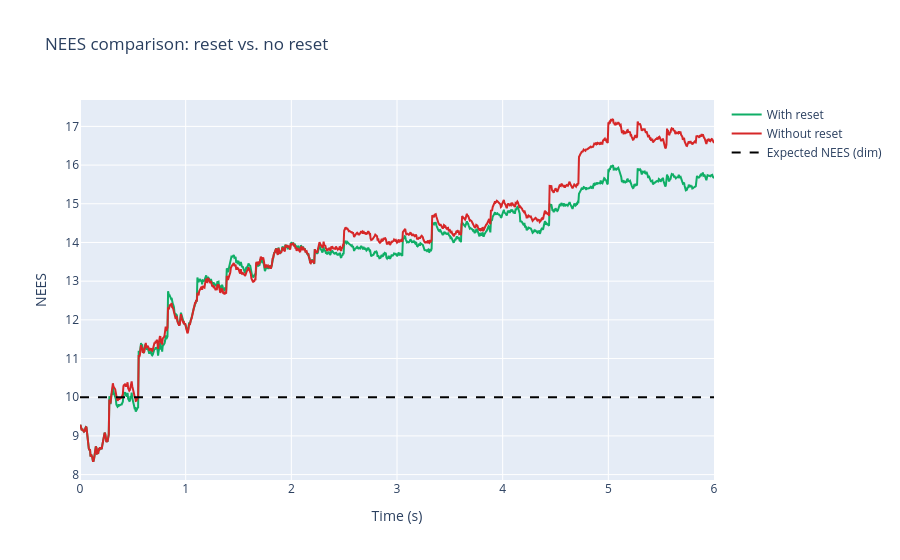

This figure's notebook cell:
### Code cell
# Plot NEES for both filters
dim = 10  # Gal3 tangent dimension
fig = go.Figure()
fig.add_scatter(x=times, y=nees_reset, name='With reset', line=dict(color="#0fae66"))
fig.add_scatter(x=times, y=nees_no_reset, name='Without reset', line=dict(color='#d62728'))
fig.add_scatter(x=times, y=[dim] * len(times), name='Expected NEES (dim)',
               line=dict(color='black', dash='dash'))
fig.update_layout(title='NEES comparison: reset vs. no reset',
                 xaxis_title='Time (s)', yaxis_title='NEES')
fig.show()

### Figure 1 — Plotly figure (JSON) as saved in the notebook; plotly's stock layout.template omitted (floating-point values rounded to 4 significant figures; data arrays with more than 128 entries replaced by an {"elided": "..."} marker saying what was removed)
{"data": [{"line": {"color": "#0fae66"}, "name": "With reset", "type": "scatter", "x": {"elided": "1081 float values"}, "y": {"elided": "1081 float values"}}, {"line": {"color": "#d62728"}, "name": "Without reset", "type": "scatter", "x": {"elided": "1081 float values"}, "y": {"elided": "1081 float values"}}, {"line": {"color": "black", "dash": "dash"}, "name": "Expected NEES (dim)", "type": "scatter", "x": {"elided": "1081 float values"}, "y": {"elided": "1081 int values"}}], "layout": {"title": {"text": "NEES comparison: reset vs. no reset"}, "xaxis": {"title": {"text": "Time (s)"}}, "yaxis": {"title": {"text": "NEES"}}}}
